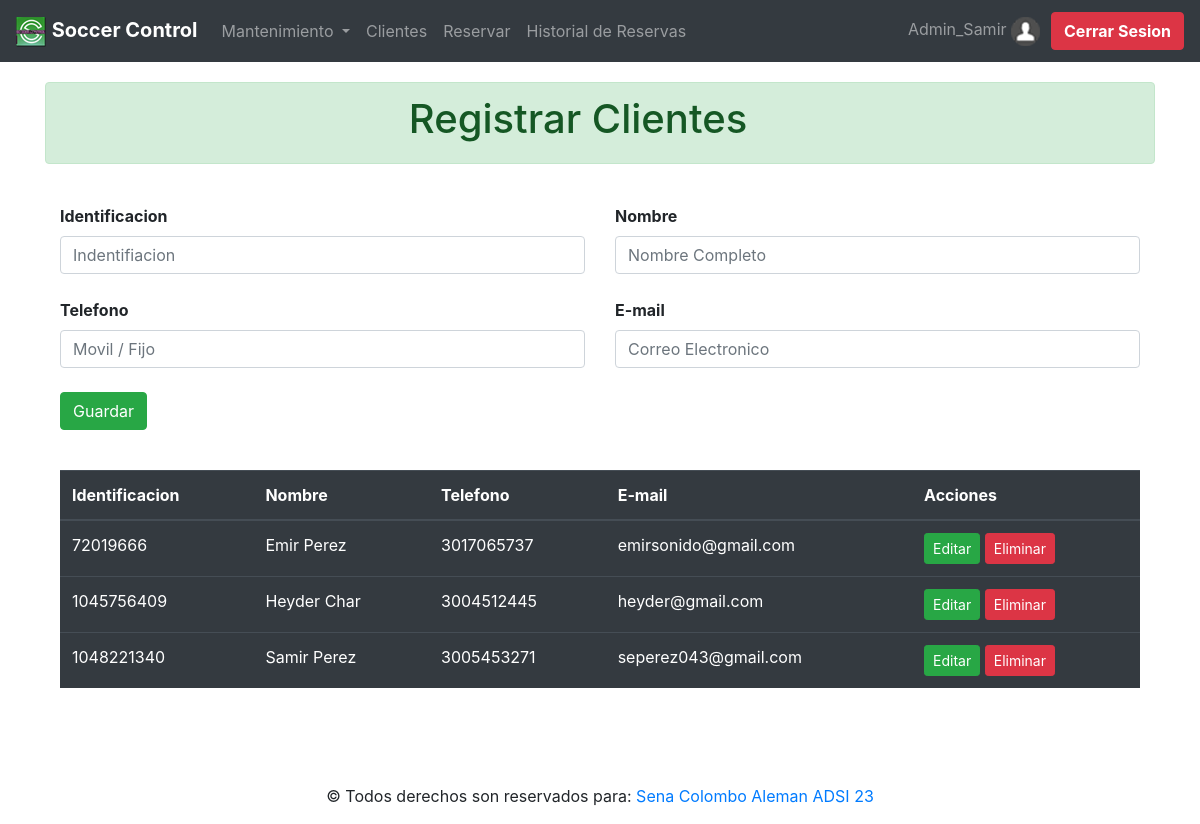
/clientes.php (signed in), run on the app's committed database.
### tables this page shows
CREATE TABLE `clientes` (
  `Cl_id` double NOT NULL,
  `cl_nombre` varchar(50) NOT NULL,
  `cl_telefono` double NOT NULL,
  `cl_email` varchar(50) NOT NULL
);

### clientes.php (the view, shortened to what this page needs)
<?php
include ("componentes/header.php");
include ("componentes/menu.php");
?>
<div class="container">
  <div class="alert alert-dismissible alert-success" style="margin-top:20px";>
 <center><strong><h1>Registrar Clientes</h1></strong> </center>
</div>
<br>
<form action="resultado_clientes.php" method="POST">
<div class="container">
<div class="form-group">
  <div class="row">
    <div class="col">
      <strong><label>Identificacion</label></strong>
      <input type="number" class="form-control"  name="rc_identificacion"  placeholder="Indentifiacion" required>
    </div>
    <div class="col">
      <strong><label>Nombre</label></strong>
      <input type="text" class="form-control"  name="rc_nombre"  placeholder="Nombre Completo" required>
    </div>
  </div>
<br>
   <div class="row">
    <div class="col">
     <strong> <label>Telefono</label></strong>
      <input type="number" class="form-control" name="rc_telefono"  placeholder="Movil / Fijo" required>
    </div>
    <div class="col">
      <strong><label>E-mail</label></strong>
      <input type="email" class="form-control"  name="rc_correo" placeholder="Correo Electronico" required>
    </div>
  </div>
<br>
 <button type="submit" class="btn btn-success">Guardar</button>
</div>
</form>
</div>
<br>
 <div class="container">
<table
 class="table table-dark">
  <thead>
    <tr>
      <th scope="col">Identificacion</th>
      <th scope="col">Nombre</th>
      <th scope="col">Telefono</th>
      <th scope="col">E-mail</th>
      <th scope="col">Acciones</th>
    </tr>
  </thead>
  <?php
$database = new connection();
$db = $database -> open();
try{
  $sql = 'SELECT * FROM clientes';
  foreach ($db->query($sql) as $row) {
 ?>
<tr>
<td><?php echo $row['Cl_id']; ?></td>
<td><?php echo $row['cl_nombre']; ?></td>
<td><?php echo $row['cl_telefono']; ?></td>
<td><?php echo $row['cl_email']; ?></td>
<td>
                                 <a href="#edit_clientes_<?php echo $row['Cl_id']; ?>" class="btn btn-success btn-sm" data-toggle="modal"><span class="fa fa-edit"></span> Editar</a>
                                 <a href="#delete_clientes_<?php echo $row['Cl_id']; ?>" class="btn btn-danger btn-sm" data-toggle="modal"><span class="fa fa-trash"></span> Eliminar</a>
                    </td>
                  </tr>
<?php
   }
  }
 catch(PDOException $e){
              echo "There is some problem in connection: " . $e->getMessage();
            }
 ?>
</table>
</div>
<?php
include ("componentes/footer.php");
 ?>

### componentes/header.php (shortened to what this page needs)
<!DOCTYPE html>
<html>
<head>
<link rel="stylesheet" href="https://stackpath.bootstrapcdn.com/bootstrap/4.3.1/css/bootstrap.min.css">
<link rel="stylesheet" type="text/css" href="css/stylos.css">
</head>
<body>
</body>

### componentes/menu.php (shortened to what this page needs)
<nav class="navbar navbar-expand-lg navbar-dark bg-dark">
  <a class="navbar-brand" href="index.php"><img src="img/logo.png"> <strong>Soccer Control</strong> </a>
  <div class="collapse navbar-collapse" id="navbarNavDropdown">
    <ul class="navbar-nav">
      <?php
  if($_SESSION['Nivel']==1){
       ?>
      <li class="nav-item dropdown">
        <a class="nav-link dropdown-toggle" href="MenuDesplegable" id="navbarDropdownMenuLink" role="button" data-toggle="dropdown" aria-haspopup="true" aria-expanded="false">
          Mantenimiento
        </a>
      </li>
      <?php
        }
       ?>
      <li class="nav-item">
        <a class="nav-link" href="clientes.php">Clientes</a>
      </li>
      <li class="nav-item">
        <a class="nav-link" href="destruir.php">Reservar</a>
      </li>
      <li class="nav-item">
        <a class="nav-link" href="historialreserva.php">Historial de Reservas</a>
      </li>
    </ul>
  </div>
 <span class="navbar-text">
  <?php
  echo ($_SESSION['rol'])."  ";?>  <img src="img/login.png"> </span>
<a href="salir.php"><button type="button" class="btn btn-danger"   style="margin-left: 10px"><strong>Cerrar Sesion </strong></button></a>
</nav>

### componentes/footer.php (shortened to what this page needs)
<footer class="page-footer font-small special-color-dark pt-4">
  <div class="container">
    <ul class="list-unstyled list-inline text-center">
      <li class="list-inline-item">
      </li>
      <li class="list-inline-item">
      </li>
      <li class="list-inline-item">
      </li>
      <li class="list-inline-item">
      </li>
      <li class="list-inline-item">
      </li>
    </ul>
  </div>
  <div class="footer-copyright text-center py-3">© Todos derechos son reservados para:
    <a href="https://mdbootstrap.com/education/bootstrap/"> Sena Colombo Aleman ADSI 23</a>
  </div>
</footer>

### css/stylos.css (style rules this page uses)
*,*:after, *:before { -webkit-box-sizing: border-box; -moz-box-sizing: border-box; box-sizing: border-box; }

### data on the page
clientes: Cl_id "72019666", cl_nombre "Emir Perez", cl_telefono "3017065737", cl_email "emirsonido@gmail.com"
clientes: Cl_id "1045756409", cl_nombre "Heyder Char", cl_telefono "3004512445", cl_email "heyder@gmail.com"
clientes: Cl_id "1048221340", cl_nombre "Samir Perez", cl_telefono "3005453271", cl_email "seperez043@gmail.com"

### other printed values
$_SESSION['rol'] "Admin_Samir"
